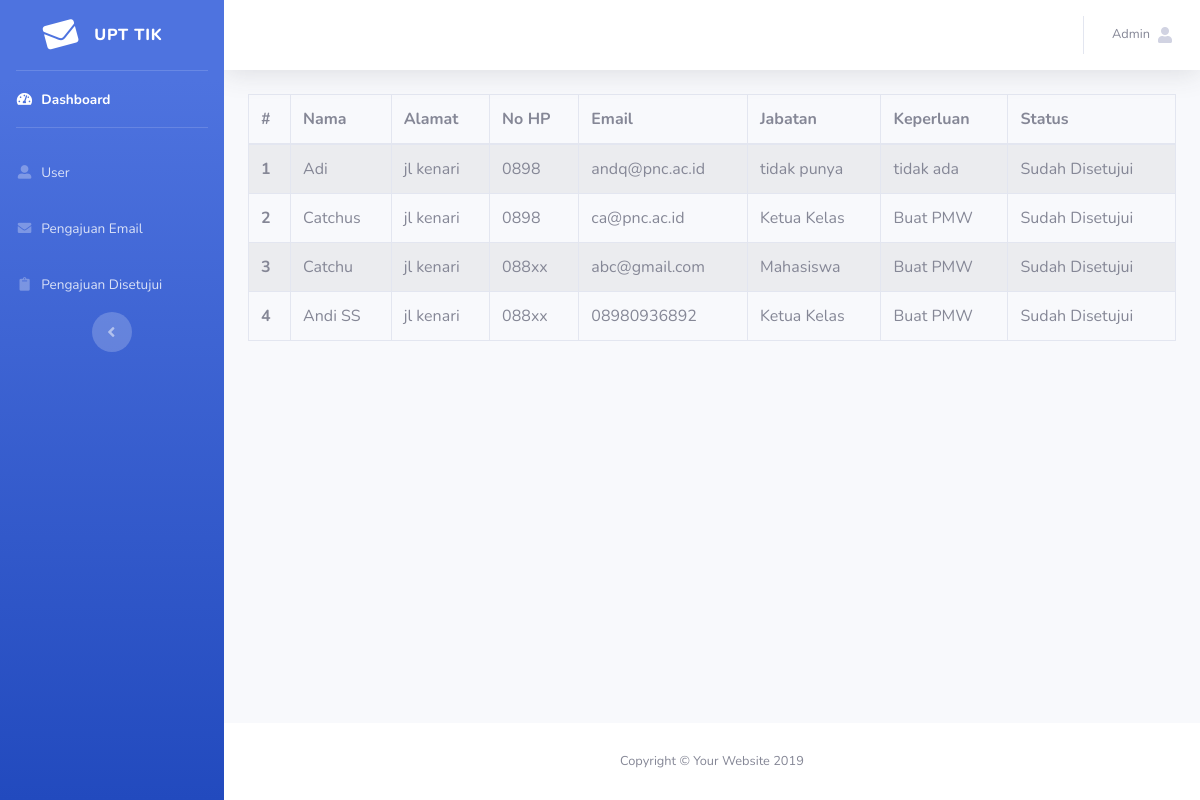
The app's page /admin/pengajuan_disetujui/index.php with its own data.
### tables this page shows
CREATE TABLE `pengajuan` (
  `id_pengajuan` int(11) NOT NULL AUTO_INCREMENT,
  `id_user` int(11) DEFAULT NULL,
  `nama` varchar(50) DEFAULT NULL,
  `alamat` text DEFAULT NULL,
  `no_hp` varchar(25) DEFAULT NULL,
  `email` varchar(25) DEFAULT NULL,
  `jabatan` varchar(25) DEFAULT NULL,
  `keperluan` text DEFAULT NULL,
  `status` varchar(20) DEFAULT NULL,
  PRIMARY KEY (`id_pengajuan`)
);

### DB.php (called while the page is built, shortened)
<?php
$conn = mysqli_connect('localhost','root','','sitikhasna');
function ambilDataPengajuanSelesai(){
	global $conn;
	$query = "SELECT * FROM pengajuan WHERE status = 'Sudah Disetujui'";
	$result = mysqli_query($conn, $query);
	$rows = [];
	while($row = mysqli_fetch_assoc($result)){
		$rows[] = $row;
	}
	return $rows;
}
 ?>

### admin/pengajuan_disetujui/index.php (the view, shortened to what this page needs)
<?php
require_once '../../DB.php';
require_once 'header.php';
$data = ambilDataPengajuanSelesai();
 ?>
<div class="container-fluid">
	 <table class="table table-bordered table-hover table-striped" >
	  <thead>
	    <tr>
	      <th scope="col">#</th>
	      <th scope="col">Nama</th>
	      <th scope="col">Alamat</th>
	      <th scope="col">No HP</th>
	      <th scope="col">Email</th>
	      <th scope="col">Jabatan</th>
	      <th scope="col">Keperluan</th>
	      <th scope="col">Status</th>
	    </tr>
	  </thead>
	  <tbody>
	  	<?php
	  	$i = 1;
	  	foreach ($data as $dt) { ?>
	    <tr>
	      <th scope="row"><?php echo $i ?></th>
	      <td><?php echo $dt['nama'] ?></td>
	      <td><?php echo $dt['alamat'] ?></td>
	      <td><?php echo $dt['no_hp'] ?></td>
	      <td><?php echo $dt['email'] ?></td>
	      <td><?php echo $dt['jabatan'] ?></td>
	      <td><?php echo $dt['keperluan'] ?></td>
	      <td><?php echo $dt['status'] ?></td>
	    </tr>
	    <?php
	    $i++;
	}
	     ?>
	  </tbody>
	</table>
</div>
<?php
require_once 'footer.php';
 ?>

### records on screen
pengajuan: nama "Adi", alamat "jl kenari", no_hp "0898", email "andq@pnc.ac.id", jabatan "tidak punya", keperluan "tidak ada", status "Sudah Disetujui"
pengajuan: nama "Catchus", alamat "jl kenari", no_hp "0898", email "ca@pnc.ac.id", jabatan "Ketua Kelas", keperluan "Buat PMW", status "Sudah Disetujui"
pengajuan: nama "Catchu", alamat "jl kenari", no_hp "088xx", email "abc@gmail.com", jabatan "Mahasiswa", keperluan "Buat PMW", status "Sudah Disetujui"
pengajuan: nama "Andi SS", alamat "jl kenari", no_hp "088xx", email "08980936892", jabatan "Ketua Kelas", keperluan "Buat PMW", status "Sudah Disetujui"
